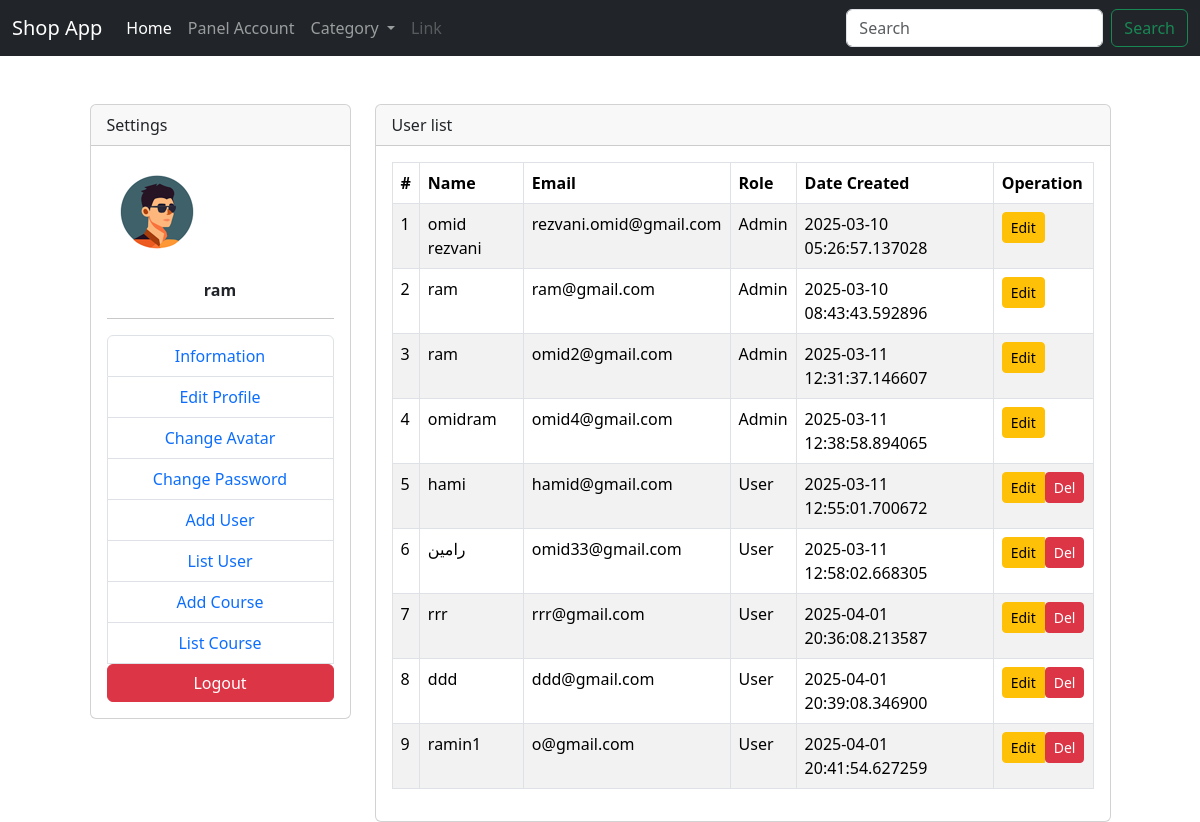
/admin/user (signed in), run on the app's committed database.
### models.py (models this page shows, shortened)
class User(db.Model, UserMixin):
    __tablename__='user'
    id = db.Column(db.Integer, primary_key=True)
    name = db.Column(db.String(80), nullable=False)
    email = db.Column(db.String(120), unique=True, nullable=False)
    password = db.Column(db.String)
    avatar=db.Column(db.String,default='/uploads/avatar.png')
    admin= db.Column(db.Boolean ,default=False)
    date_created = db.Column(db.DateTime, default=datetime.now)

### controller/admin.py (the view)
    @login_required
    def GetUserList(self):
        GetAllUser= User.query.all()
        if request.method == 'POST':
            print(request.args.get('id'))
            db.session.query(User).filter_by(id= request.args.get('id')).delete()
            db.session.commit()
        GetAllUser= User.query.all()
        return render_template('admin/userlist.html', users=GetAllUser)

### extensions.py (called while the page is built)
@loginmanager.user_loader
def user_loader(user_id):
    from models import User
    return User.query.get(user_id)

### templates/admin/userlist.html
{% extends "./Layout/base.html" %}
{% block content %}
<div class="container mt-5">
    <div class="row justify-content-center">
        {% include "./Layout/AdminMenu.html" %}
        <div class="col-8">
            <div class="card">
                <div class="card-header">User list</div>
                <div class="card-body">
                    <table class="table table-bordered table-striped">
                        <thead>
                            <tr>
                                <th scope="col">#</th>
                                <th scope="col">Name</th>
                                <th scope="col">Email</th>
                                <th scope="col">Role</th>
                                <th scope="col">Date Created</th>
                                <th scope="col">Operation</th>
                            </tr>
                        </thead>
                        <tbody>
                            {% for user in users %}
                                <tr>
                                    <td>{{ loop.index }}</td>
                                    <td>{{ user.name }}</td>
                                    <td>{{ user.email }}</td>
                                    <td>{{ "Admin" if user.admin else "User" }}</td>
                                    <td>{{ user.date_created }}</td>
                                    <td>
                                        <div class="btn-group" role="group">
                                            <a href="#" class="btn btn-warning btn-sm">Edit</a>
                                            {% if not user.admin %}
                                                <form action="{{ url_for('admin.GetUserList') }}?id={{ user.id }}" method="POST">
                                                    <button class="btn btn-danger btn-sm">Del</button>
                                                </form>
                                            {% endif %}
                                        </div>
                                    </td>
                                </tr>
                            {% endfor %}
                        </tbody>
                    </table>
                </div>
            </div>
        </div>
    </div>
</div>
{% endblock %}

### templates/Layout/AdminMenu.html
<div class="col-3">
  <div class="card">
      <div class="card-header">Settings</div>
      <div class="card-body justify-content-center">
          <img class="text-center mb-3" src="{{ url_for('static', filename=current_user.avatar) }}" alt="">
          <p class="text-center"><b class="text-center">{{ current_user.name }}</b></p>
          <hr>
          <ul class="list-group text-center">
              <li class="list-group-item"><a href="{{ url_for('admin.AdminInformation') }}">Information</a></li>
              <li class="list-group-item"><a href="{{ url_for('admin.AdminEditProfile') }}">Edit Profile</a></li>
              <li class="list-group-item"><a href="{{ url_for('admin.AdminUploadAvatar') }}">Change Avatar</a></li>
              <li class="list-group-item"><a href="{{ url_for('admin.AdminChangePassword') }}">Change Password</a></li>
              <li class="list-group-item"><a href="{{ url_for('admin.AddNewUser') }}">Add User</a></li>
              <li class="list-group-item"><a href="{{ url_for('admin.GetUserList') }}">List User</a></li>
              <li class="list-group-item"><a href="{{ url_for('admin.AddNewCourse') }}">Add Course</a></li>
              <li class="list-group-item"><a href="{{ url_for('admin.GetCourseList') }}">List Course</a></li>
              <form action="{{ url_for('auth.Logout') }}" method="POST">
                  <button class="btn btn-danger w-100">Logout</button>
              </form>
          </ul>
      </div>
  </div>
</div>

### static/css/app.css (style rules this page uses)
a { text-decoration: none !important; }

### data on the page
User: avatar (placeholder picture), name "ram", email "omid2@gmail.com", admin "Admin", date_created "2025-03-11 12:31:37.146607"
User: name "omid rezvani", email "rezvani.omid@gmail.com", admin "Admin", date_created "2025-03-10 05:26:57.137028"
User: name "ram", email "ram@gmail.com", admin "Admin", date_created "2025-03-10 08:43:43.592896"
User: name "omidram", email "omid4@gmail.com", admin "Admin", date_created "2025-03-11 12:38:58.894065"
User: name "hami", email "hamid@gmail.com", admin "User", date_created "2025-03-11 12:55:01.700672"
User: name "رامین", email "omid33@gmail.com", admin "User", date_created "2025-03-11 12:58:02.668305"
User: name "rrr", email "rrr@gmail.com", admin "User", date_created "2025-04-01 20:36:08.213587"
User: name "ddd", email "ddd@gmail.com", admin "User", date_created "2025-04-01 20:39:08.346900"
User: name "ramin1", email "o@gmail.com", admin "User", date_created "2025-04-01 20:41:54.627259"
